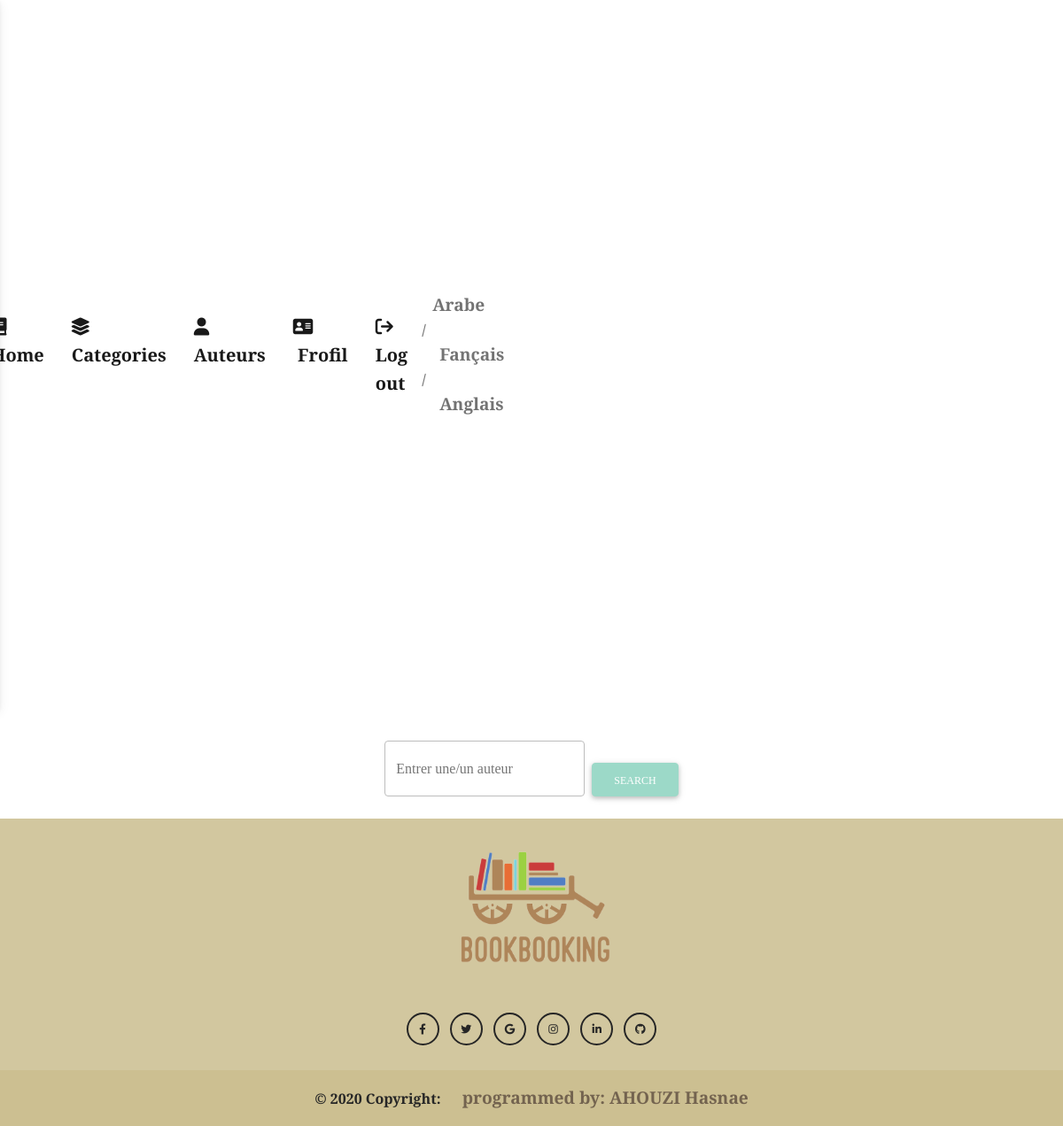
/auteur.php, run on an earlier commit of the app's database.
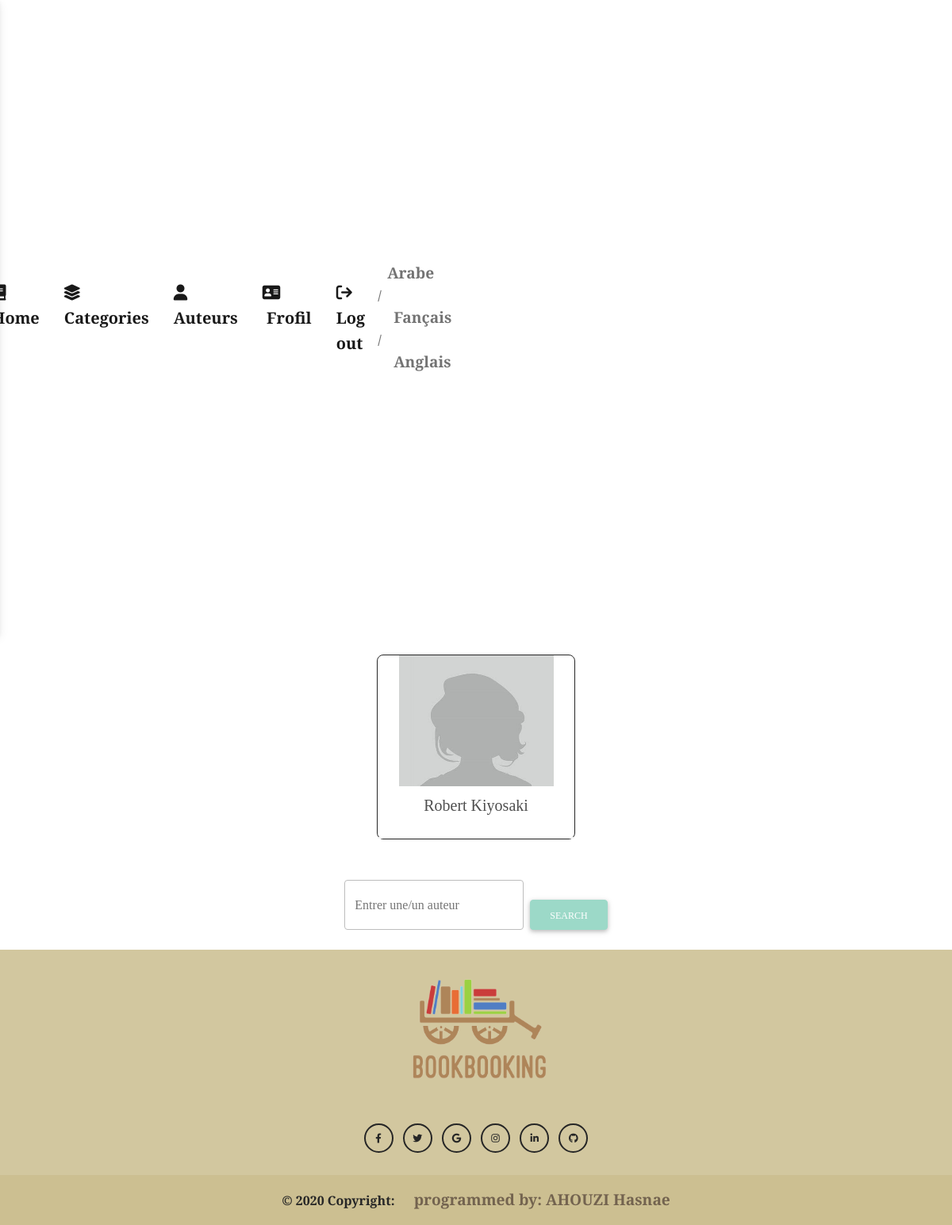
And on a later commit of the database.
### tables this page shows
CREATE TABLE `livre` (
  `id` int(11) NOT NULL,
  `ISBN` int(11) NOT NULL,
  `Titre` varchar(255) NOT NULL,
  `Auteur` varchar(255) NOT NULL,
  `Maison_d_edition` varchar(255) NOT NULL,
  `Nbr_page` int(11) NOT NULL,
  `Sommaire` varchar(255) NOT NULL,
  `l_Edition` int(11) NOT NULL,
  `Id_Catégorie` int(11) NOT NULL
);

### auteur.php (the view, shortened to what this page needs)
<?php
include 'route.php';
include $tpm . 'connect.php';
include $tpl . 'header.inc';
?>
<div style="display: flex; flex-direction: column;
    flex-wrap: wrap;     justify-content: center;
    align-items: center;">
    <div style="display: flex; flex-direction: row;
    flex-wrap: wrap;     justify-content: center;
    align-items: center; margin: 5px;">
        <?php
        $query =  "SELECT * FROM livre ORDER BY ISBN ASC";
        $result = mysqli_query($con, $query);
        $nbr = mysqli_num_rows($result);
        if ($nbr > 0) {
            while ($row = mysqli_fetch_array($result)) {
        ?>
                <div class="cards">
                    <div class="card text-center border border-dark shadow-0 ">
                        <div class="bg-image hover-overlay ripple" data-mdb-ripple-color="light">
                            <img src="./images/telecharger.jpeg" width="250px">
                        </div>
                        <div class="card-header">
                            <h5> <?php echo $row["Auteur"]; ?>
                            </h5>
                        </div>
                    </div>
                </div>
        <?php }
        }
        ?>
    </div>
    <div>
        <br />
        <form class="d-flex" action="auteur.php" method="post" autocomplete="off">
            <input class="form-control me-2" type="text" placeholder="Entrer une/un auteur" name="valueToSearch" style="width: 70%" />
            <input class="btn btn-info" type="submit" value="Search" name="Search" />
        </form>
        <br>
    </div>
</div>
<?php
include $tpl . 'footer.inc';
?>

What changed in the data, as far as the page shows it:
added livre: Auteur "Robert Kiyosaki"
